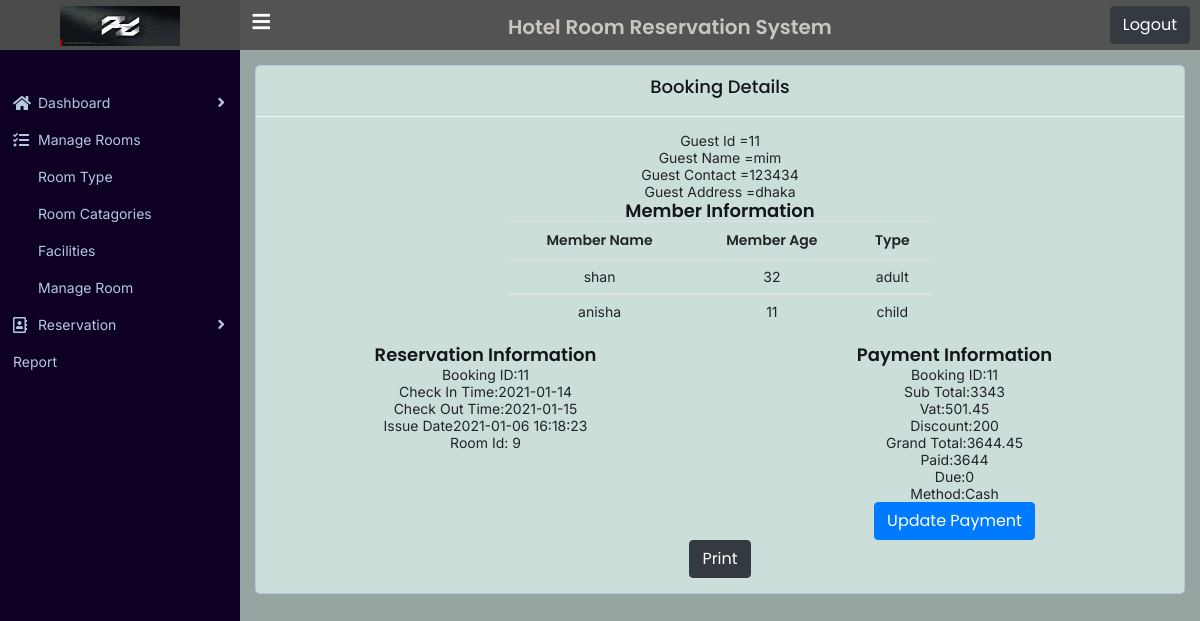
/book_listdetails.php?guest_id=11 (signed in), run on the app's committed database.
### tables this page shows
CREATE TABLE `guest` (
  `guest_id` int(11) NOT NULL,
  `user_id` int(11) DEFAULT NULL,
  `adult` int(50) NOT NULL,
  `child` int(50) NOT NULL,
  `guest_name` varchar(100) NOT NULL,
  `guest_phone` varchar(16) NOT NULL,
  `guest_address` varchar(100) NOT NULL,
  `created_at` datetime DEFAULT CURRENT_TIMESTAMP
);

CREATE TABLE `members` (
  `member_id` int(11) NOT NULL,
  `guest_id` int(11) NOT NULL,
  `member_name` varchar(50) NOT NULL,
  `member_age` int(10) NOT NULL,
  `type` varchar(50) DEFAULT NULL
);

CREATE TABLE `booking` (
  `book_id` int(11) NOT NULL,
  `admin_id` int(11) NOT NULL,
  `user_id` int(11) DEFAULT NULL,
  `guest_id` int(11) NOT NULL,
  `check_in_time` date NOT NULL,
  `check_out_time` date NOT NULL,
  `status` int(11) DEFAULT '1',
  `sub_total` varchar(50) NOT NULL,
  `vat` varchar(50) NOT NULL,
  `discount` varchar(50) NOT NULL,
  `grand_total` varchar(50) NOT NULL,
  `issue_date` datetime DEFAULT CURRENT_TIMESTAMP
);

CREATE TABLE `booking_room` (
  `booking_room_id` int(11) NOT NULL,
  `book_id` int(11) NOT NULL,
  `room_id` int(11) NOT NULL
);

CREATE TABLE `payment` (
  `payment_id` int(11) NOT NULL,
  `book_id` int(11) NOT NULL,
  `paid` varchar(50) NOT NULL,
  `due` varchar(50) NOT NULL,
  `method` varchar(50) NOT NULL,
  `created_at` datetime DEFAULT CURRENT_TIMESTAMP
);

### book_listdetails.php (the view, shortened to what this page needs)
<?php include 'header.php';
include 'sidebar.php' ?>
			<div class="main-content-area">
				<div class="content">
					<div class="container-fluid">
						<div class="row">
							<div class="col-lg-12">
								<div class="box text-center">
									<div class="box-header with-border">
										<h4 class="box-title">Booking Details</h4>
									</div>
									<div class="box-body">
											<?php
                    $id=$_GET["guest_id"];
                    $sql="SELECT * FROM guest  WHERE $id=`guest_id`";
                    $run=$conn->query($sql);
                    if($run->num_rows > 0){
                        while ($result=$run->fetch_assoc()) {?>
                        <div><p>Guest Id =<?php echo $result['guest_id']?></p></div>
                        <div><p>Guest Name =<?php echo $result['guest_name']?></p></div>
                        <div><p>Guest Contact =<?php echo $result['guest_phone']?></p></div>
                        <div><p>Guest Address =<?php echo $result['guest_address']?></p></div>
                        <div class="col-lg-6 offset-3">
                        <h4>Member Information</h4>
                        <table class="table table-hover">
											<thead>
												<tr>
													<th>Member Name</th>
													<th>Member Age</th>
													<th>Type</th>
												</tr>
											</thead>
											<?php
                        $guest_id= $result['guest_id'];
                    $sql="SELECT * FROM members WHERE $guest_id=`guest_id`";
                    $run=$conn->query($sql);
                    if($run->num_rows > 0){
                        while ($result=$run->fetch_assoc()) {?>
                        <tbody>
                        <tr>
                            <td><?php echo $result['member_name']?></td>
                            <td><?php echo $result['member_age']?></td>
                            <td><?php echo $result['type']?></td>
                        </tr>
                        </tbody>
                        <?php
                        }
                    }
                    ?>
                    </table>
                    </div>
                    <div class="row">
                    <div class="col-lg-6">
                        <h4>Reservation Information</h4>
											<?php
                    $sql="SELECT * FROM booking  WHERE $guest_id=`guest_id`";
                    $run=$conn->query($sql);
                    if($run->num_rows > 0){
                        while ($result=$run->fetch_assoc()) {?>
                            <p>Booking ID:<?php echo $result['book_id']?></p>
                            <p>Check In Time:<?php echo $result['check_in_time']?></p>
                            <p>Check Out Time:<?php echo $result['check_out_time']?></p>
                            <p>Issue Date<?php echo $result['issue_date']?></p>
                            <p>Room Id:
                            <?php
                                            $book_id= $result['book_id'];
                                            $sql="SELECT * FROM booking_room  WHERE $book_id=book_id ";
                                            $run=$conn->query($sql);
                                            if($run->num_rows > 0){
                                                while ($result=$run->fetch_assoc()) {
                                                    $roomid[]=  json_decode($result['room_id']);
                                                    echo implode(', ', $roomid);
                        }
                    }?></p>
                        <?php
                        }
                    }
                    ?>
                    </div>
                    <div class="col-lg-6">
                        <h4>Payment Information</h4>
											<?php
                    $sql="SELECT * FROM booking  WHERE $guest_id=`guest_id`";
                    $run=$conn->query($sql);
                    if($run->num_rows > 0){
                        while ($result=$run->fetch_assoc()) {?>
                        <tbody>
                        <tr>
                            <p>Booking ID:<?php echo $result['book_id']?></p>
                            <p>Sub Total:<?php echo $result['sub_total']?></p>
                            <p>Vat:<?php echo $result['vat']?></p>
                            <p>Discount:<?php echo $result['discount']?></p>
                            <p>Grand Total:<?php echo $result['grand_total']?></p>
                            <?php
                                  $book_id= $result['book_id'];
                                            $sql="SELECT * FROM payment  WHERE $book_id=`book_id`";
                                            $run=$conn->query($sql);
                                            if($run->num_rows > 0){
                                                while ($result=$run->fetch_assoc()) {?>
                            <p>Paid:<?php echo $result['paid']?></p>
                            <p>Due:<?php echo $result['due']?></p>
                            <p>Method:<?php echo $result['method']?></p>
                            <a href="update_payment.php?payment_id=<?php echo $result["payment_id"]?>" class="btn btn-primary">Update Payment</a>
                            <?php
                        }
                    }?>
                        <?php
                        }
                    }
                    ?>
                    </div>
                    </div>
                    <div>
                        <a href="pdf.php?guest_id=<?php echo $id ?>" class="btn btn-dark"target="_blank">Print</a>
                    </div>
<?php
                        }
                    }
                    ?>
									</div>
								</div>
							</div>
						</div>
					</div>
				</div>
			</div>
<?php include 'footer.php'?>

### assets/css/style.css (style rules this page uses)
* { margin: 0px; padding: 0px; box-sizing: border-box; outline: none; }
html, body { width: 100%; height: 100%; }
p, ul, ol { margin: 0; padding: 0; }
h1, h2, h3, h4, h5, h6 { font-family: "Poppins", sans-serif; font-weight: 600; margin: 0; padding: 0; color: #14171a; }
h4 { font-size: 18px; }
.btn { font-family: "Poppins", sans-serif; font-weight: 400; }
.main-content-area { width: calc(100% - 240px); margin-left: 240px; transition: 300ms linear; padding: 15px 0px; }
.box { background: #cbdeda; border: 1px solid #b4c9de; border-radius: 5px; margin-bottom: 30px; }
.box .box-header { padding: 10px 10px 15px 10px; }
.box .box-header.with-border { border-bottom: 1px solid #f5f5f5; }
.box .box-header .box-title { padding-bottom: 3px; font-weight: 500; }
.box .box-body { padding: 15px 10px; }
.table tr th { font-family: "Poppins", sans-serif; font-weight: 600; padding: 8px 10px; border-bottom-width: 1px; }
.table tr td { font-size: 14px; padding: 8px 10px; }
.table.table-hover tr td { cursor: pointer; }

### data on the page
guest: guest_id "11", guest_name "mim", guest_phone "123434", guest_address "dhaka"
members: member_name "shan", member_age "32", type "adult"
members: member_name "anisha", member_age "11", type "child"
booking: book_id "11", check_in_time "2021-01-14", check_out_time "2021-01-15", issue_date "2021-01-06 16:18:23", sub_total "3343", vat "501.45", discount "200", grand_total "3644.45"
booking_room: roomid "9"
payment: paid "3644", due "0", method "Cash"
